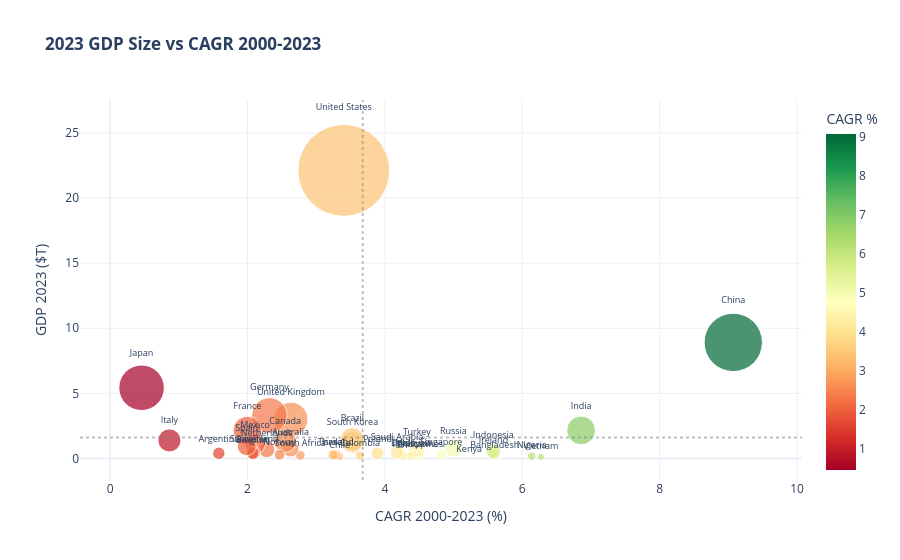

The cell this chart's notebook holds for it:
### Code cell
# ── 8. Size vs Growth Bubble Chart (Interactive) ─────────────────────────────
gdp2023   = df[df['Year'] == 2023].set_index('Country Name')['Value_T']
bubble_df = cagr_df.copy()
bubble_df['GDP_2023'] = bubble_df['Country'].map(gdp2023)

fig = px.scatter(
    bubble_df,
    x='CAGR', y='GDP_2023',
    size='GDP_2023', size_max=65,
    text='Country',
    color='CAGR',
    color_continuous_scale='RdYlGn',
    hover_data={'CAGR': ':.2f', 'GDP_2023': ':.3f'},
    title='<b>2023 GDP Size vs CAGR 2000-2023</b>',
    labels={'CAGR': 'CAGR 2000-2023 (%)', 'GDP_2023': 'GDP 2023 ($T)'},
    template='plotly_white'
)
fig.update_traces(textposition='top center', textfont_size=9)
fig.update_layout(
    coloraxis_colorbar=dict(title='CAGR %'),
)

# Quadrant lines at means
fig.add_hline(y=bubble_df['GDP_2023'].mean(), line_dash='dot',
              line_color='gray', opacity=0.5)
fig.add_vline(x=bubble_df['CAGR'].mean(), line_dash='dot',
              line_color='gray', opacity=0.5)
fig.show()

### Figure 1 — Plotly figure (JSON) as saved in the notebook; plotly's stock layout.template omitted (floating-point values rounded to 4 significant figures)
{"data": [{"hovertemplate": "CAGR 2000-2023 (%)=%{marker.color:.2f}<br>GDP 2023 ($T)=%{marker.size:.3f}<br>Country=%{text}<extra></extra>", "legendgroup": "", "marker": {"color": [9.072, 6.857, 6.273, 6.137, 5.6, 5.581, 5.578, 5.227, 4.998, 4.821, 4.514, 4.466, 4.415, 4.363, 4.257, 4.176, 3.893, 3.639, 3.529, 3.528, 3.402, 3.343, 3.286, 3.247, 2.769, 2.633, 2.627, 2.549, 2.467, 2.32, 2.28, 2.111, 2.098, 2.082, 2.078, 1.999, 1.99, 1.583, 0.8636, 0.4584], "coloraxis": "coloraxis", "size": [8.917, 2.161, 0.1256, 0.181, 0.1856, 0.3487, 0.5925, 0.03874, 0.7983, 0.2835, 0.2236, 0.7376, 0.2539, 0.1976, 0.2608, 0.4869, 0.4092, 0.2275, 1.243, 1.465, 22.13, 0.1683, 0.2735, 0.2711, 0.2437, 3.018, 0.7626, 1.32, 0.2978, 3.305, 0.6886, 1.099, 0.4352, 0.3695, 0.4173, 2.144, 0.944, 0.4018, 1.389, 5.432], "sizemode": "area", "sizeref": 0.005237, "symbol": "circle"}, "mode": "markers+text", "name": "", "orientation": "v", "showlegend": false, "text": ["China", "India", "Vietnam", "Nigeria", "Bangladesh", "Ireland", "Indonesia", "Kenya", "Russia", "Singapore", "Philippines", "Turkey", "Malaysia", "Pakistan", "Egypt", "Saudi Arabia", "Poland", "Colombia", "South Korea", "Brazil", "United States", "Chile", "Thailand", "Israel", "South Africa", "United Kingdom", "Australia", "Canada", "Norway", "Germany", "Netherlands", "Mexico", "Switzerland", "Belgium", "Sweden", "France", "Spain", "Argentina", "Italy", "Japan"], "textfont": {"size": 9}, "textposition": "top center", "type": "scatter", "x": [9.072, 6.857, 6.273, 6.137, 5.6, 5.581, 5.578, 5.227, 4.998, 4.821, 4.514, 4.466, 4.415, 4.363, 4.257, 4.176, 3.893, 3.639, 3.529, 3.528, 3.402, 3.343, 3.286, 3.247, 2.769, 2.633, 2.627, 2.549, 2.467, 2.32, 2.28, 2.111, 2.098, 2.082, 2.078, 1.999, 1.99, 1.583, 0.8636, 0.4584], "xaxis": "x", "y": [8.917, 2.161, 0.1256, 0.181, 0.1856, 0.3487, 0.5925, 0.03874, 0.7983, 0.2835, 0.2236, 0.7376, 0.2539, 0.1976, 0.2608, 0.4869, 0.4092, 0.2275, 1.243, 1.465, 22.13, 0.1683, 0.2735, 0.2711, 0.2437, 3.018, 0.7626, 1.32, 0.2978, 3.305, 0.6886, 1.099, 0.4352, 0.3695, 0.4173, 2.144, 0.944, 0.4018, 1.389, 5.432], "yaxis": "y"}], "layout": {"coloraxis": {"colorbar": {"title": {"text": "CAGR %"}}, "colorscale": [[0, "rgb(165,0,38)"], [0.1, "rgb(215,48,39)"], [0.2, "rgb(244,109,67)"], [0.3, "rgb(253,174,97)"], [0.4, "rgb(254,224,139)"], [0.5, "rgb(255,255,191)"], [0.6, "rgb(217,239,139)"], [0.7, "rgb(166,217,106)"], [0.8, "rgb(102,189,99)"], [0.9, "rgb(26,152,80)"], [1, "rgb(0,104,55)"]]}, "legend": {"itemsizing": "constant", "tracegroupgap": 0}, "shapes": [{"line": {"color": "gray", "dash": "dot"}, "opacity": 0.5, "type": "line", "x0": 0, "x1": 1, "xref": "x domain", "y0": 1.606, "y1": 1.606, "yref": "y"}, {"line": {"color": "gray", "dash": "dot"}, "opacity": 0.5, "type": "line", "x0": 3.678, "x1": 3.678, "xref": "x", "y0": 0, "y1": 1, "yref": "y domain"}], "title": {"text": "<b>2023 GDP Size vs CAGR 2000-2023</b>"}, "xaxis": {"anchor": "y", "domain": [0, 1], "title": {"text": "CAGR 2000-2023 (%)"}}, "yaxis": {"anchor": "x", "domain": [0, 1], "title": {"text": "GDP 2023 ($T)"}}}}
